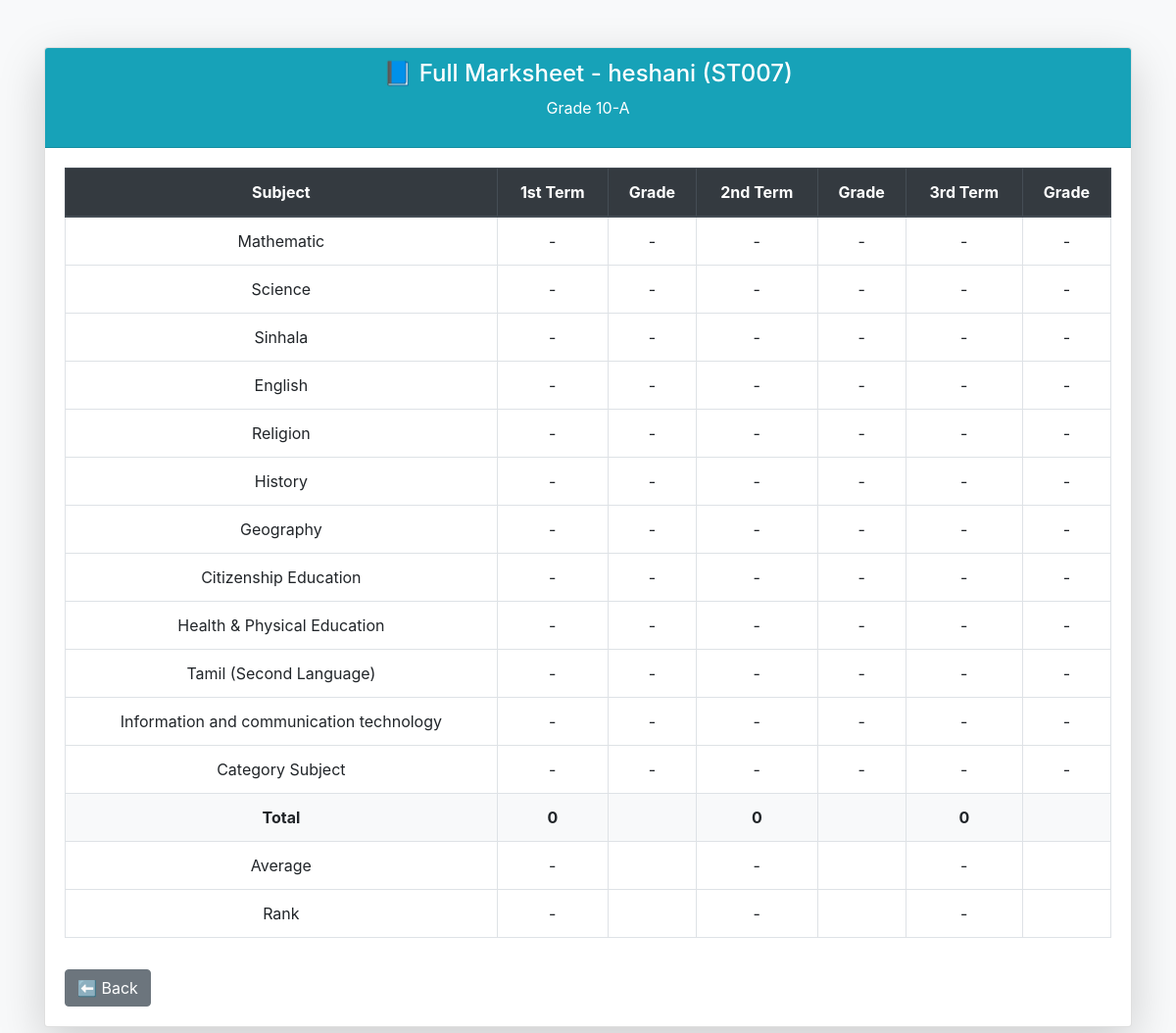
/teacher_6_9/view_student_marks.php?id=8 (signed in), run on the app's committed database.
### tables this page shows
CREATE TABLE IF NOT EXISTS `students` (
  `id` int NOT NULL AUTO_INCREMENT,
  `index_no` varchar(20) NOT NULL,
  `name` varchar(100) NOT NULL,
  `class_id` int DEFAULT NULL,
  `category_1_sub` varchar(50) NOT NULL,
  `category_2_sub` varchar(50) NOT NULL,
  `category_3_sub` varchar(50) NOT NULL,
  `religion` varchar(50) NOT NULL,
  PRIMARY KEY (`id`),
  UNIQUE KEY `index_no` (`index_no`),
  KEY `class_id` (`class_id`)
);

CREATE TABLE IF NOT EXISTS `classes` (
  `id` int NOT NULL AUTO_INCREMENT,
  `name` varchar(50) NOT NULL,
  PRIMARY KEY (`id`)
);

CREATE TABLE IF NOT EXISTS `subject_6to9` (
  `id` int NOT NULL AUTO_INCREMENT,
  `name` varchar(40) NOT NULL,
  PRIMARY KEY (`id`)
);

### teacher_6_9/view_student_marks.php (the view, shortened to what this page needs)
<?php
include("../library/db_conn.php");
$student_id = intval($_GET['id']);
$student_stmt = $conn->prepare("SELECT s.*, c.name AS class_name FROM students s LEFT JOIN classes c ON s.class_id = c.id WHERE s.id = ?");
$student_stmt->bind_param("i", $student_id);
$student_stmt->execute();
$student = $student_stmt->get_result()->fetch_assoc();
$class_id = $student['class_id'];
function getGrade($mark) {
    if ($mark >= 75) return 'A';
    elseif ($mark >= 65) return 'B';
    elseif ($mark >= 55) return 'C';
    elseif ($mark >= 35) return 'S';
    else return 'W';
}
$subjects = $conn->query("SELECT id, name FROM subject_6to9");
$marks = [];
$total = [1 => 0, 2 => 0, 3 => 0];
$count = [1 => 0, 2 => 0, 3 => 0];
function getRank($conn, $student_id, $class_id, $term) {
    $sql = "SELECT student_id, SUM(marks) as total
            FROM marks
            WHERE class_id = ? AND term = ?
            GROUP BY student_id
            ORDER BY total DESC";
    $stmt = $conn->prepare($sql);
    $stmt->bind_param("ii", $class_id, $term);
    $stmt->execute();
    $result = $stmt->get_result();
    $rank = 1;
    while ($row = $result->fetch_assoc()) {
        if ($row['student_id'] == $student_id) {
            return $rank;
        }
        $rank++;
    }
    return '-';
}
?>
<!DOCTYPE html>
<html lang="en">
<head>
  <link rel="stylesheet" href="https://stackpath.bootstrapcdn.com/bootstrap/4.5.2/css/bootstrap.min.css">
</head>
<body class="bg-light">
<div class="container my-5">
  <div class="card shadow-lg">
    <div class="card-header bg-info text-white text-center">
      <h4>📘 Full Marksheet - <?= htmlspecialchars($student['name']) ?> (<?= htmlspecialchars($student['index_no']) ?>)</h4>
      <p><?= htmlspecialchars($student['class_name']) ?></p>
    </div>
    <div class="card-body table-responsive">
      <table class="table table-bordered text-center bg-white">
        <thead class="thead-dark">
          <tr>
            <th>Subject</th>
            <th>1st Term</th>
            <th>Grade</th>
            <th>2nd Term</th>
            <th>Grade</th>
            <th>3rd Term</th>
            <th>Grade</th>
          </tr>
        </thead>
        <tbody>
          <?php while ($sub = $subjects->fetch_assoc()):
            $s_id = $sub['id'];
            $t1 = $marks[$s_id][1] ?? null;
            $t2 = $marks[$s_id][2] ?? null;
            $t3 = $marks[$s_id][3] ?? null;
          ?>
          <tr>
            <td><?= $sub['name'] ?></td>
            <td><?= $t1 !== null ? $t1 : '-' ?></td>
            <td class="grade-<?= getGrade($t1 ?? 0) ?>"><?= $t1 !== null ? getGrade($t1) : '-' ?></td>
            <td><?= $t2 !== null ? $t2 : '-' ?></td>
            <td class="grade-<?= getGrade($t2 ?? 0) ?>"><?= $t2 !== null ? getGrade($t2) : '-' ?></td>
            <td><?= $t3 !== null ? $t3 : '-' ?></td>
            <td class="grade-<?= getGrade($t3 ?? 0) ?>"><?= $t3 !== null ? getGrade($t3) : '-' ?></td>
          </tr>
          <?php endwhile; ?>
          <tr class="bg-light font-weight-bold">
            <td>Total</td>
            <td><?= $total[1] ?></td>
            <td></td>
            <td><?= $total[2] ?></td>
            <td></td>
            <td><?= $total[3] ?></td>
            <td></td>
          </tr>
          <tr>
            <td>Average</td>
            <td><?= $count[1] ? round($total[1]/$count[1], 2) : '-' ?></td>
            <td></td>
            <td><?= $count[2] ? round($total[2]/$count[2], 2) : '-' ?></td>
            <td></td>
            <td><?= $count[3] ? round($total[3]/$count[3], 2) : '-' ?></td>
            <td></td>
          </tr>
          <tr>
            <td>Rank</td>
            <td><?= getRank($conn, $student_id, $class_id, 1) ?></td>
            <td></td>
            <td><?= getRank($conn, $student_id, $class_id, 2) ?></td>
            <td></td>
            <td><?= getRank($conn, $student_id, $class_id, 3) ?></td>
            <td></td>
          </tr>
        </tbody>
      </table>
      <a href="manage_marks.php" class="btn btn-secondary mt-3">⬅ Back</a>
    </div>
  </div>
</div>
</body>
</html>

### data on the page
students: name "heshani", index_no "ST007", class.name "Grade 10-A"
subject_6to9: name "Mathematic"
subject_6to9: name "Science"
subject_6to9: name "Sinhala"
subject_6to9: name "English"
subject_6to9: name "Religion"
subject_6to9: name "History"
subject_6to9: name "Geography"
subject_6to9: name "Citizenship Education"
subject_6to9: name "Health & Physical Education"
subject_6to9: name "Tamil (Second Language)"
subject_6to9: name "Information and communication technology"
subject_6to9: name "Category Subject"

### other printed values
$total[1] "0"
$total[2] "0"
$total[3] "0"
getRank($conn, $student_id, $class_id, 1) "-"
getRank($conn, $student_id, $class_id, 2) "-"
getRank($conn, $student_id, $class_id, 3) "-"
